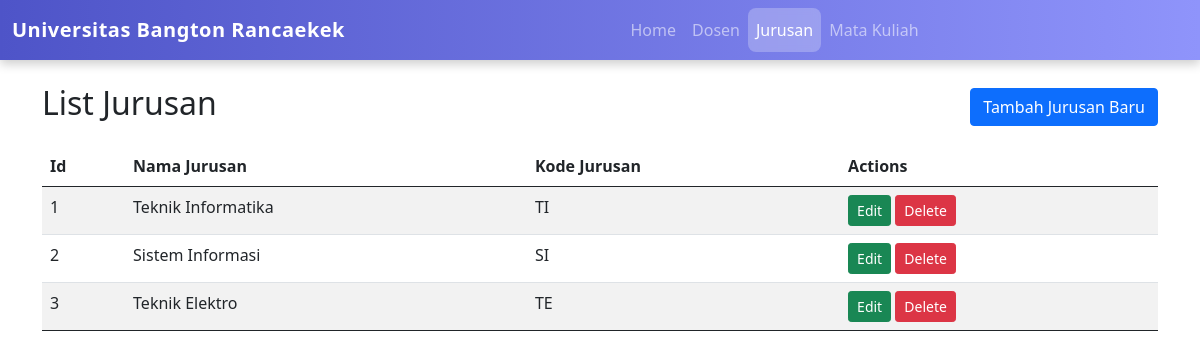
Page /index.php?controller=department&action=index on the committed database.
### tables this page shows
CREATE TABLE `departments` (
  `id` int(11) NOT NULL,
  `name` varchar(100) NOT NULL,
  `code` varchar(10) NOT NULL
);

### controllers/BaseController.php (called while the page is built, shortened)
<?php
abstract class BaseController {
    protected function render($view, $data = []) {
        extract($data);
        include __DIR__ . '/../views/templates/header.php';
        include __DIR__ . '/../views/' . $view . '.php';
        include __DIR__ . '/../views/templates/footer.php';
    }
}
?>

### controllers/DepartmentController.php (called while the page is built, shortened)
<?php
require_once __DIR__ . '/BaseController.php';
require_once __DIR__ . '/../models/Department.php';
class DepartmentController extends BaseController {
    private $departmentModel;
    public function __construct() {
        $this->departmentModel = new Department();
    }
    public function index() {
        $departments = $this->departmentModel->getAll();
        $this->render('Department/index', ['departments' => $departments]);
    }
}

### models/BaseModel.php (called while the page is built, shortened)
<?php
require_once __DIR__ . '/../config/Database.php';
abstract class BaseModel {
    public function __construct() {
        $database = new Database();
        $this->conn = $database->getConnection();
    }
}
?>

### config/database.php (called while the page is built, shortened)
<?php
class Database {
    private $host = "localhost";
    private $username = "root";
    private $password = "";
    private $db_name = "tp_mvc25";
    public function getConnection() {
        $this->conn = null;
        try {
            $this->conn = new mysqli($this->host, $this->username, $this->password, $this->db_name);
        }catch (Exception $e) {
            echo "Connection error: " . $e->getMessage();
        }
        return $this->conn;
    }
}
?>

### models/Department.php (called while the page is built, shortened)
<?php
require_once __DIR__ . '/BaseModel.php';
class Department extends BaseModel {
    protected $table = 'departments';
    public function getAll(){
        $sql = "SELECT * FROM {$this->table} ORDER BY id ASC";
        $result = $this->conn->query($sql);
        $departments = [];
        if ($result->num_rows > 0) {
            while ($row = $result->fetch_assoc()) {
                $departments[] = $row;
            }
        }
        return $departments;
    }
}

### views/Department/index.php (the view)
<div class="d-flex justify-content-between align-items-center mb-3">
    <h2>List Jurusan</h2>
    <a href="index.php?controller=department&action=create" class="btn btn-primary">Tambah Jurusan Baru</a>
</div>
<table class="table table-striped">
    <thead>
        <tr>
            <th>Id</th>
            <th>Nama Jurusan</th>
            <th>Kode Jurusan</th>
            <th>Actions</th>
        </tr>
    </thead>
    <tbody>
        <?php if (empty($departments)): ?>
            <tr>
                <td colspan="4" class="text-center">No departments found</td>
            </tr>
        <?php else: ?>
            <?php foreach ($departments as $department): ?>
                <tr>
                    <td><?php echo htmlspecialchars($department['id']); ?></td>
                    <td><?php echo htmlspecialchars($department['name']); ?></td>
                    <td><?php echo htmlspecialchars($department['code']); ?></td>
                    <td>
                        <a href="index.php?controller=department&action=edit&id=<?php echo $department['id']; ?>" class="btn btn-sm btn-success">Edit</a>
                        <a href="index.php?controller=department&action=delete&id=<?php echo $department['id']; ?>" class="btn btn-sm btn-danger" onclick="return confirm('Are you sure you want to delete this department?')">Delete</a>
                    </td>
                </tr>
            <?php endforeach; ?>
        <?php endif; ?>
    </tbody>

### rows in the picture
departments: id "1", name "Teknik Informatika", code "TI"
departments: id "2", name "Sistem Informasi", code "SI"
departments: id "3", name "Teknik Elektro", code "TE"
